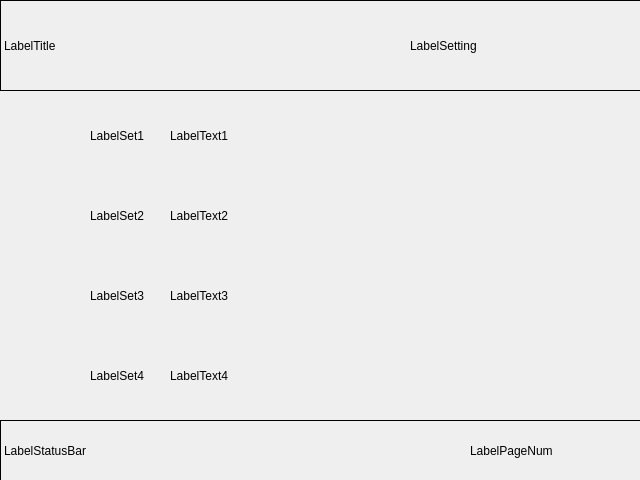
<?xml version="1.0" encoding="UTF-8"?>
<ui version="4.0">
 <class>DlgLanguage</class>
 <widget class="QDialog" name="DlgLanguage">
  <property name="geometry">
   <rect>
    <x>0</x>
    <y>0</y>
    <width>640</width>
    <height>480</height>
   </rect>
  </property>
  <property name="windowTitle">
   <string>Dialog</string>
  </property>
  <widget class="QLabel" name="LabelTitle">
   <property name="geometry">
    <rect>
     <x>0</x>
     <y>0</y>
     <width>641</width>
     <height>91</height>
    </rect>
   </property>
   <property name="frameShape">
    <enum>QFrame::Box</enum>
   </property>
   <property name="text">
    <string>LabelTitle</string>
   </property>
  </widget>
  <widget class="QLabel" name="LabelStatusBar">
   <property name="geometry">
    <rect>
     <x>0</x>
     <y>420</y>
     <width>641</width>
     <height>61</height>
    </rect>
   </property>
   <property name="frameShape">
    <enum>QFrame::Box</enum>
   </property>
   <property name="text">
    <string>LabelStatusBar</string>
   </property>
  </widget>
  <widget class="QLabel" name="LabelSetting">
   <property name="geometry">
    <rect>
     <x>410</x>
     <y>0</y>
     <width>231</width>
     <height>91</height>
    </rect>
   </property>
   <property name="layoutDirection">
    <enum>Qt::LeftToRight</enum>
   </property>
   <property name="text">
    <string>LabelSetting</string>
   </property>
  </widget>
  <widget class="QLabel" name="LabelPageNum">
   <property name="geometry">
    <rect>
     <x>470</x>
     <y>430</y>
     <width>151</width>
     <height>41</height>
    </rect>
   </property>
   <property name="text">
    <string>LabelPageNum</string>
   </property>
  </widget>
  <widget class="QLabel" name="LabelSet4">
   <property name="geometry">
    <rect>
     <x>90</x>
     <y>340</y>
     <width>451</width>
     <height>71</height>
    </rect>
   </property>
   <property name="frameShape">
    <enum>QFrame::NoFrame</enum>
   </property>
   <property name="text">
    <string>LabelSet4</string>
   </property>
  </widget>
  <widget class="QLabel" name="LabelSet1">
   <property name="geometry">
    <rect>
     <x>90</x>
     <y>100</y>
     <width>451</width>
     <height>71</height>
    </rect>
   </property>
   <property name="frameShape">
    <enum>QFrame::NoFrame</enum>
   </property>
   <property name="text">
    <string>LabelSet1</string>
   </property>
  </widget>
  <widget class="QLabel" name="LabelText4">
   <property name="geometry">
    <rect>
     <x>170</x>
     <y>340</y>
     <width>301</width>
     <height>71</height>
    </rect>
   </property>
   <property name="frameShape">
    <enum>QFrame::NoFrame</enum>
   </property>
   <property name="text">
    <string>LabelText4</string>
   </property>
  </widget>
  <widget class="QLabel" name="LabelSet3">
   <property name="geometry">
    <rect>
     <x>90</x>
     <y>260</y>
     <width>451</width>
     <height>71</height>
    </rect>
   </property>
   <property name="frameShape">
    <enum>QFrame::NoFrame</enum>
   </property>
   <property name="text">
    <string>LabelSet3</string>
   </property>
  </widget>
  <widget class="QLabel" name="LabelSet2">
   <property name="geometry">
    <rect>
     <x>90</x>
     <y>180</y>
     <width>451</width>
     <height>71</height>
    </rect>
   </property>
   <property name="frameShape">
    <enum>QFrame::NoFrame</enum>
   </property>
   <property name="text">
    <string>LabelSet2</string>
   </property>
  </widget>
  <widget class="QLabel" name="LabelText1">
   <property name="geometry">
    <rect>
     <x>170</x>
     <y>100</y>
     <width>301</width>
     <height>71</height>
    </rect>
   </property>
   <property name="frameShape">
    <enum>QFrame::NoFrame</enum>
   </property>
   <property name="text">
    <string>LabelText1</string>
   </property>
  </widget>
  <widget class="QLabel" name="LabelText2">
   <property name="geometry">
    <rect>
     <x>170</x>
     <y>180</y>
     <width>301</width>
     <height>71</height>
    </rect>
   </property>
   <property name="text">
    <string>LabelText2</string>
   </property>
  </widget>
  <widget class="QLabel" name="LabelText3">
   <property name="geometry">
    <rect>
     <x>170</x>
     <y>260</y>
     <width>301</width>
     <height>71</height>
    </rect>
   </property>
   <property name="text">
    <string>LabelText3</string>
   </property>
  </widget>
 </widget>
 <resources/>
 <connections/>
</ui>
